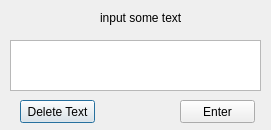
<?xml version="1.0" encoding="UTF-8"?>
<ui version="4.0">
 <class>Dialog</class>
 <widget class="QDialog" name="Dialog">
  <property name="geometry">
   <rect>
    <x>0</x>
    <y>0</y>
    <width>271</width>
    <height>130</height>
   </rect>
  </property>
  <property name="focusPolicy">
   <enum>Qt::NoFocus</enum>
  </property>
  <property name="windowTitle">
   <string>Dialog</string>
  </property>
  <widget class="QLabel" name="label">
   <property name="geometry">
    <rect>
     <x>100</x>
     <y>10</y>
     <width>81</width>
     <height>16</height>
    </rect>
   </property>
   <property name="text">
    <string>input some text</string>
   </property>
  </widget>
  <widget class="QPlainTextEdit" name="plainTextEdit">
   <property name="geometry">
    <rect>
     <x>10</x>
     <y>40</y>
     <width>251</width>
     <height>51</height>
    </rect>
   </property>
  </widget>
  <widget class="QPushButton" name="btnDeleteText">
   <property name="geometry">
    <rect>
     <x>20</x>
     <y>100</y>
     <width>75</width>
     <height>23</height>
    </rect>
   </property>
   <property name="text">
    <string>Delete Text</string>
   </property>
  </widget>
  <widget class="QPushButton" name="btnEnter">
   <property name="geometry">
    <rect>
     <x>180</x>
     <y>100</y>
     <width>75</width>
     <height>23</height>
    </rect>
   </property>
   <property name="text">
    <string>Enter</string>
   </property>
  </widget>
 </widget>
 <resources/>
 <connections/>
</ui>
